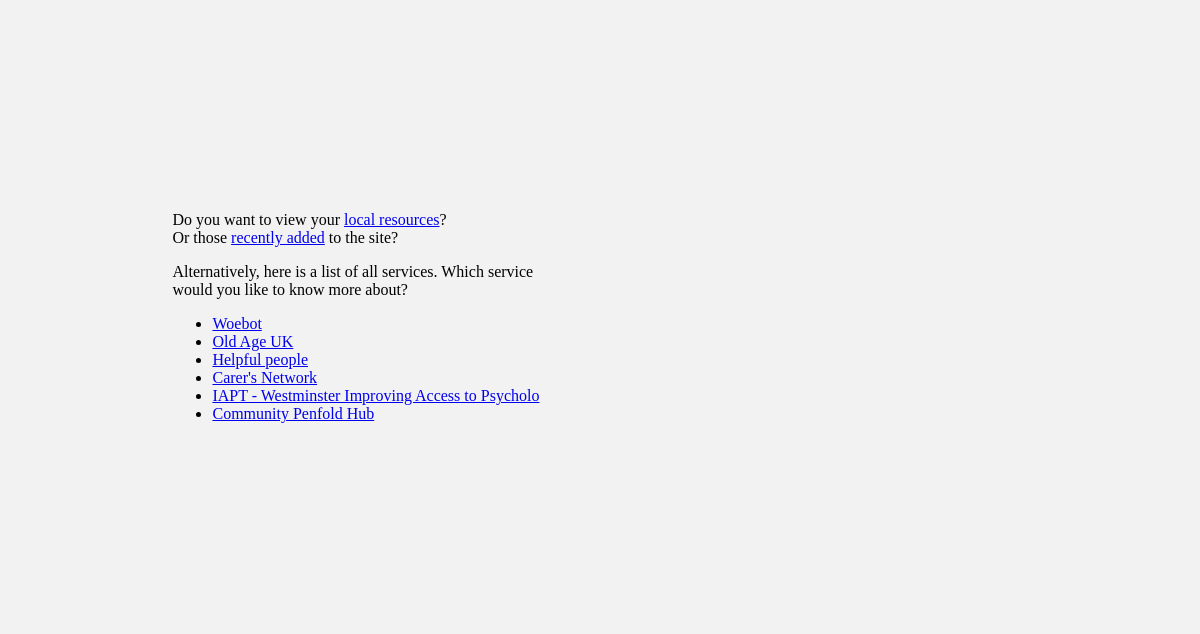
/services/, run on an earlier commit of the app's database.
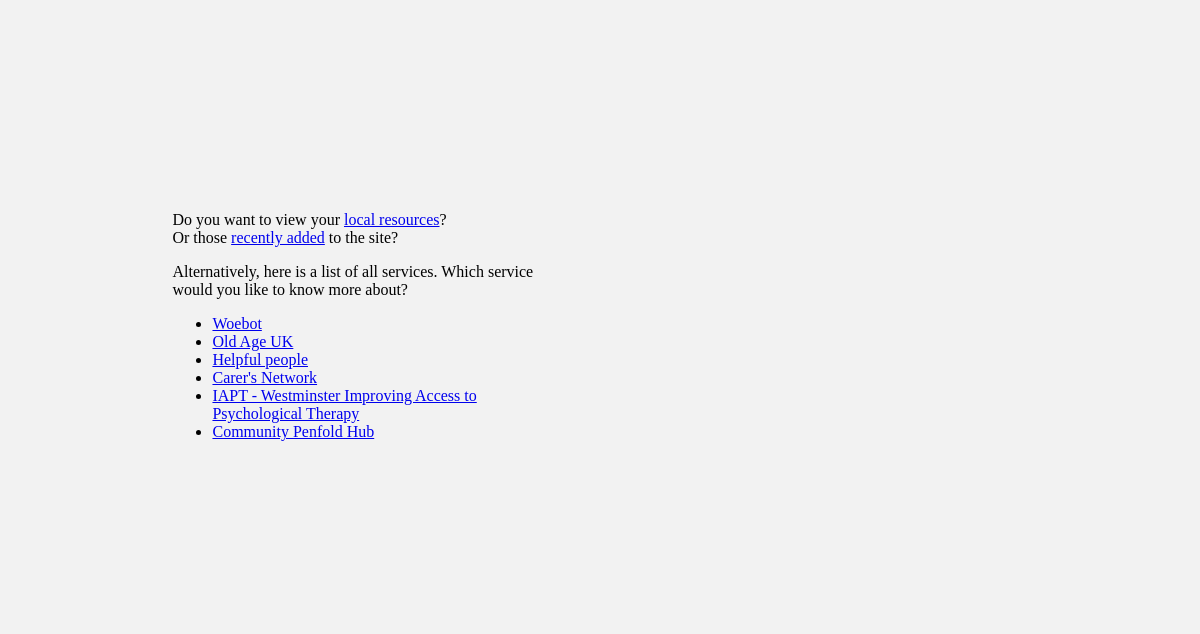
And on a later commit of the database.
### services/models.py (models this page shows, shortened)
class Services(models.Model):
	title = models.CharField(max_length=100)
	description = models.CharField(max_length=1000)
	telephone = models.CharField(max_length=15, null=True)
	email = models.CharField(max_length=40, null=True)
	website = models.CharField(max_length = 50, null=True)
	image_url = models.CharField(max_length = 250, default="https://upload.wikimedia.org/wikipedia/commons/a/ac/No_image_available.svg")
	image = models.ImageField(upload_to='service_images', default="service_images/no_image.svg")
	referral_route = models.CharField(max_length = 200)
	pub_date = models.DateTimeField('date published')

### services/views.py (the view)
# urls.py: path('', views.index, name='index'),
def index(request):
	services = Services.objects.all()
	template = loader.get_template('services/index.html')
	context = {
		'services': services,
	}
	return HttpResponse(template.render(context,request))

### services/templates/services/index.html
{% load static %}
<link rel="stylesheet" type="text/css" href="{% static 'services/index.css' %}">
	<div id="content">
	<p>Do you want to view your <a href="{% url 'location' %}">local resources</a>?
	<br>
	Or those <a href="{% url 'recent' %}">recently added</a> to the site?</p>
	<p>Alternatively, here is a list of all services. Which service would you like to know more about?</p>
	<ul>
	{% for services in services.all %}
		<li><a href="{% url 'detail' services.id %}"> {{ services.title }} </a></li>
	{% endfor %}
	</ul>
	</div>

What changed in the data, as far as the page shows it:
changed Services: title "IAPT - Westminster Improving Access to Psycholo" → "IAPT - Westminster Improving Access to Psychological Therapy"
